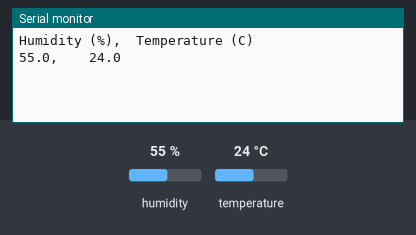
This sketch was run on a simulated Arduino Uno, built for the host (arithmetic inside an expression is 32-bit, double 64-bit). Shown: the last lines printed to the serial monitor. The test bench sets the inputs (shaded band); at power-on: humidity 55 %, temperature 24 °C.

Above: at 4.2 s.
4.3 s: humidity set to 22 %
At 5.6 s:
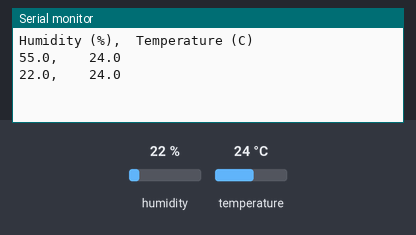
5.8 s: temperature set to 12 °C
At 7.2 s:
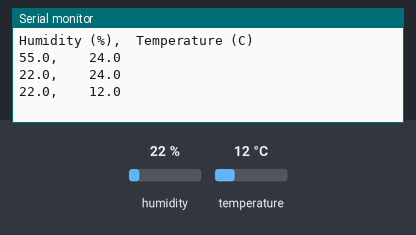
7.3 s: humidity set to 40 %
At 10.6 s:
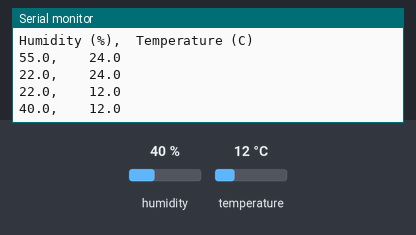
Timing chart, 0 to 12.1 s (numbered marks = the images above; inputs shaded):
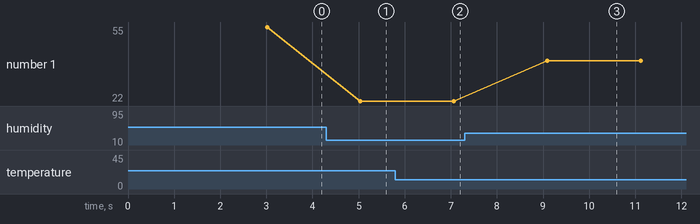

The sketch:

temperatuur_vochtigheid.ino
```cpp
#include <AM232X.h> // https://github.com/RobTillaart/AM232X

AM232X AM2320;

void setup()
{
  Serial.begin(115200);
  while (!Serial) {};
  delay(1000);

  AM2320.begin();
  AM2320.wakeUp();
  delay(2000);

  Serial.println("\nHumidity (%),\tTemperature (C)");
}

void loop()
{
  if (AM232X_OK == AM2320.read())
  {
    Serial.print(AM2320.getHumidity(), 1);
    Serial.print(",\t\t");
    Serial.println(AM2320.getTemperature(), 1);
  }
  else
    Serial.println(".");

  delay(2000);
}
```

Measured:
- after the input at 4.3 s, the serial monitor: prints a new line after 0.74 s (image 1)
- after the input at 5.8 s, the serial monitor: prints a new line after 1.3 s (image 2)
- after the input at 7.3 s, the serial monitor: prints a new line after 1.8 s (image 3)
- plotted number 1: 55 → 22 after the input at 4.3 s, 22 → 40 after the input at 7.3 s
